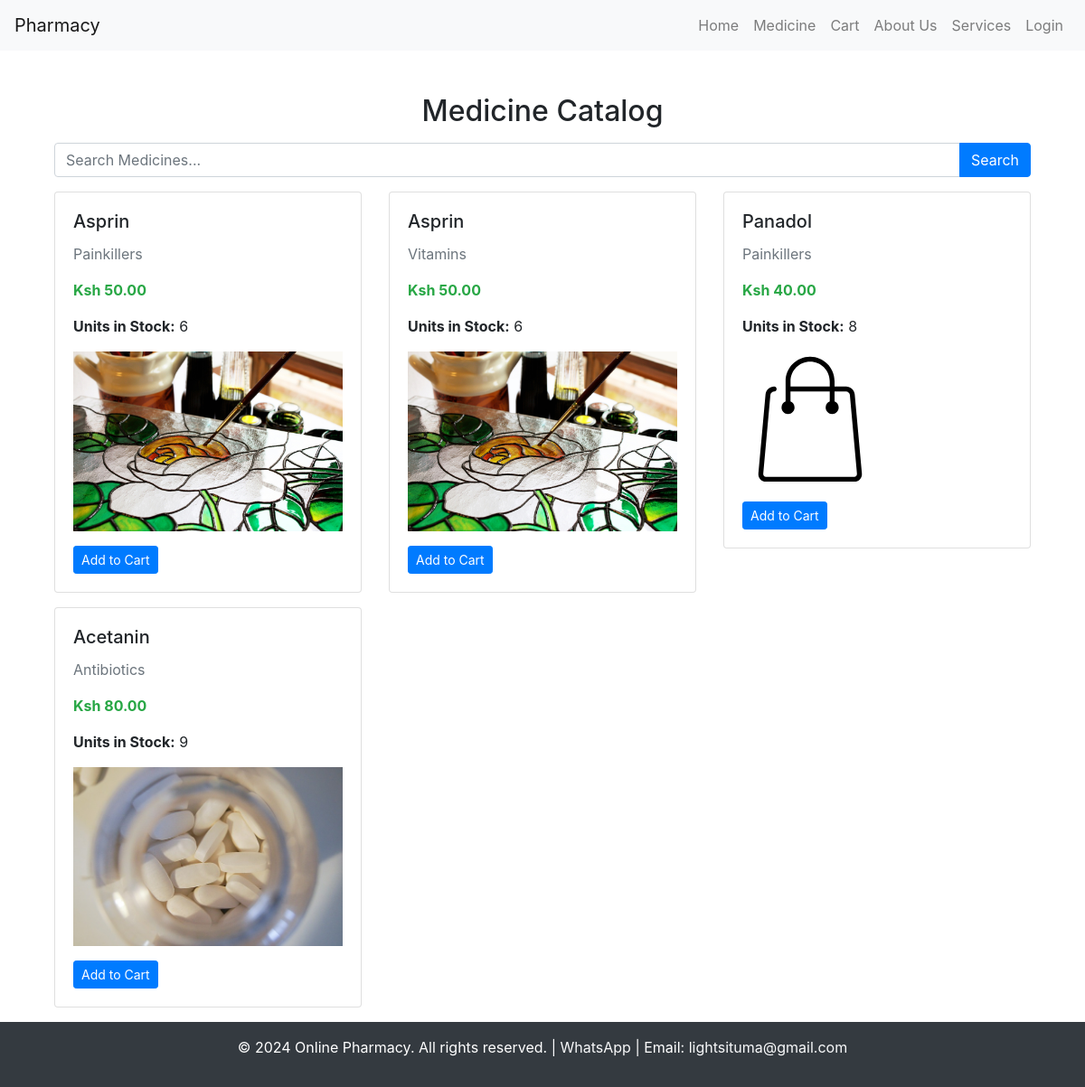
The page /medicines/ on the database as committed earlier.
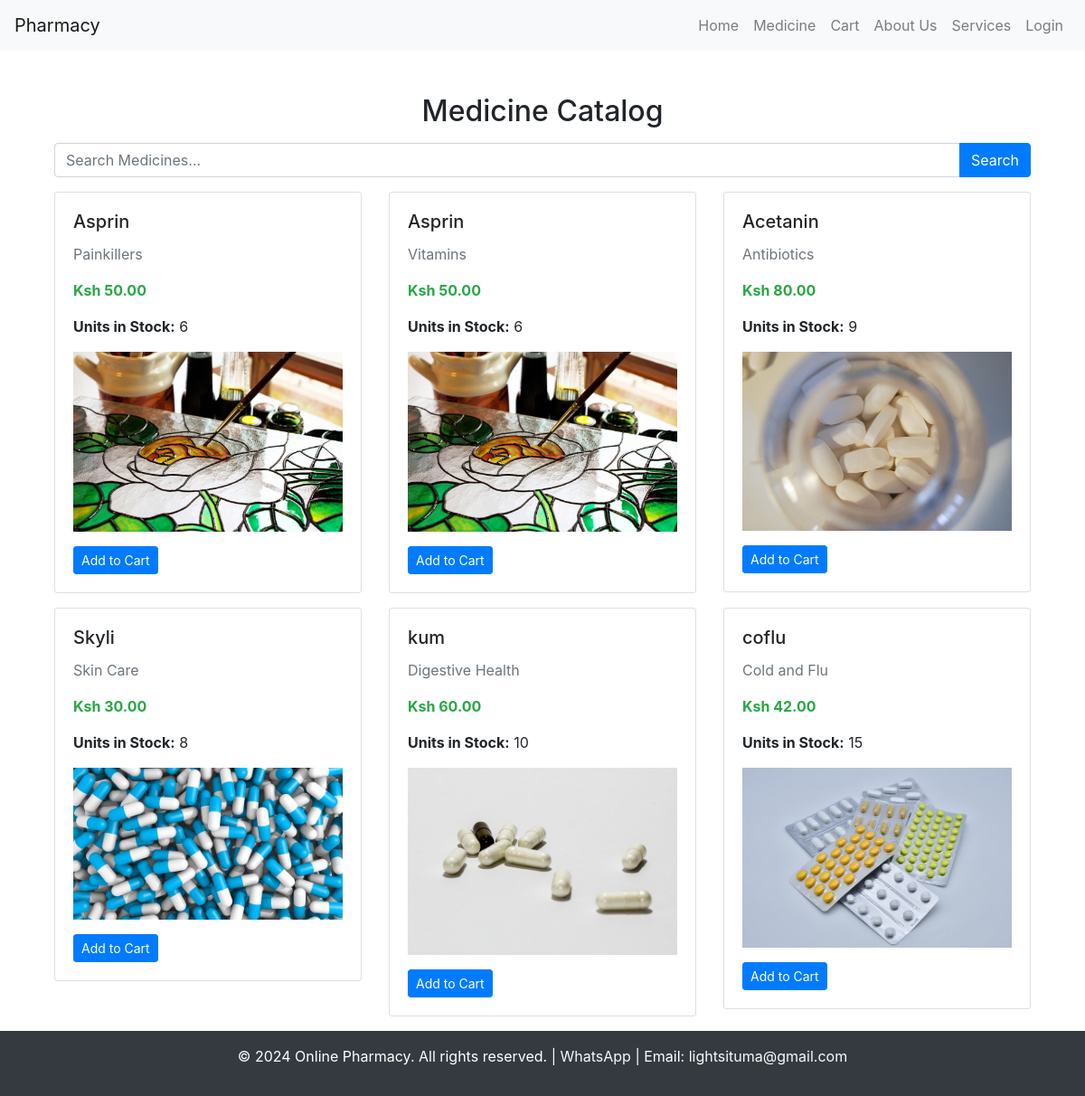
The same page on the database as committed later.
### pharmacy_app/models.py (models this page shows, shortened)
class Medicine(models.Model):
    name = models.CharField(max_length=100)
    category = models.CharField(max_length=50)
    price = models.DecimalField(max_digits=10, decimal_places=2)
    stock = models.PositiveIntegerField()
    description = models.TextField()
    image = models.ImageField(upload_to='medicine_images/', blank=True, null=True)

### pharmacy_app/views.py (the view)
# urls.py: path('medicines/', views.medicine_list, name='medicine_list'),
def medicine_list(request):
    medicines = Medicine.objects.all()
    query = request.GET.get('query')
    category = request.GET.get('category')
    if query:
        medicines = medicines.filter(name__icontains=query)
    if category:
        medicines = medicines.filter(category__iexact=category)
    return render(request, 'medicine_list.html', {'medicines': medicines})

### pharmacy_app/templates/medicine_list.html (shortened to what this page needs)
{% extends "base.html" %}
{% load static %}
{% block content %}
<div class="container mt-4">
  <h2 class="text-center">Medicine Catalog</h2>
  <form method="GET" action="{% url 'medicine_list' %}" class="my-3">
    <div class="input-group">
      <input type="text" class="form-control" placeholder="Search Medicines..." name="search">
      <div class="input-group-append">
        <button class="btn btn-primary" type="submit">Search</button>
      </div>
    </div>
  </form>
  <div class="row">
    {% for medicine in medicines %}
    <div class="col-md-4 mb-3">
      <div class="card">
        <div class="card-body">
          <h5 class="card-title">{{ medicine.name }}</h5>
          <p class="card-text text-muted">{{ medicine.category }}</p>
          <p class="text-success"><strong>Ksh {{ medicine.price }}</strong></p>
          <p><strong>Units in Stock:</strong> {{ medicine.stock }}</p>
          {% if medicine.image %}
            <img src="{{ medicine.image.url }}" alt="{{ medicine.name }}" class="img-fluid mb-3">
          {% else %}
            <img src="{% static 'images/img.png' %}" alt="No image" class="img-fluid mb-3">
          {% endif %}
          <div class="d-flex justify-content-between">
            {% if request.user.is_staff %}
            <a href="{% url 'medicine_update' medicine.pk %}" class="btn btn-warning btn-sm">Edit</a>
            <a href="{% url 'medicine_delete' medicine.pk %}" class="btn btn-danger btn-sm">Delete</a>
            {% elif medicine.stock > 0 %}
            <a href="{% url 'add_to_cart' medicine.pk %}" class="btn btn-primary btn-sm">Add to Cart</a>
            {% else %}
            <button class="btn btn-secondary btn-sm" disabled>Out of Stock</button>
            {% endif %}
          </div>
        </div>
      </div>
    </div>
    {% endfor %}
  </div>
</div>
{% endblock %}

### pharmacy_app/templates/base.html (shortened to what this page needs)
<!DOCTYPE html>
<html lang="en">
<head>
    {% load static %}
    <link rel="stylesheet" href="https://stackpath.bootstrapcdn.com/bootstrap/4.5.2/css/bootstrap.min.css">
</head>
<body>
    <nav class="navbar navbar-expand-lg navbar-light bg-light">
    <a class="navbar-brand" href="{% url 'home' %}">Pharmacy</a>
    <div class="collapse navbar-collapse">
        <ul class="navbar-nav ml-auto">
            <li class="nav-item"><a class="nav-link" href="{% url 'home' %}">Home</a></li>
            <li class="nav-item"><a class="nav-link" href="{% url 'medicine_list' %}">Medicine</a></li>
            <li class="nav-item"><a class="nav-link" href="{% url 'cart' %}">Cart</a></li>
            <li class="nav-item"><a class="nav-link" href="{% url 'about_us' %}">About Us</a></li>
            <li class="nav-item"><a class="nav-link" href="{% url 'services' %}">Services</a></li>
            {% if user.is_authenticated %}
            <li class="nav-item dropdown">
                <a class="nav-link dropdown-toggle" href="#" id="navbarDropdown" role="button" data-toggle="dropdown" aria-haspopup="true" aria-expanded="false">
                    <img src="{% if user.profile.image %}{{ user.profile.image.url }}{% else %}{% static 'images/img_1.png' %}{% endif %}"
                        class="rounded-circle" width="30" height="30" alt="Profile">
        {{ user.first_name|default:user.username }}
    </a>
    <div class="dropdown-menu dropdown-menu-right" aria-labelledby="navbarDropdown">
        <a class="dropdown-item" href="{% url 'view_profile' %}">View Profile</a>
        <a class="dropdown-item" href="{% url 'edit_profile' %}">Edit Profile</a>
        <div class="dropdown-divider"></div>
        <form method="post" action="{% url 'logout' %}">
            {% csrf_token %}
            <button type="submit" class="dropdown-item">Logout</button>
        </form>
    </div>
</li>
{% else %}
<li class="nav-item"><a class="nav-link" href="{% url 'login' %}">Login</a></li>
{% endif %}
        </ul>
    </div>
</nav>
    <div class="container content mt-4">
        {% block content %}{% endblock %}
    </div>
    <footer class="bg-dark text-white text-center py-3">
        <p>&copy; 2024 Online Pharmacy. All rights reserved. | <a href="https://wa.me/254798093549" class="text-light">WhatsApp</a> | Email: <a href="mailto:lightsituma@gmail.com" class="text-light">lightsituma@gmail.com</a></p>
    </footer>
</body>
</html>

### pharmacy_app/templates/base.html (style rules this page uses)
body { display: flex; flex-direction: column; min-height: 100vh; }
.content { flex: 1; }
footer { background-color: #343a40; color: white; text-align: center; padding: 10px 0; position: relative; bottom: 0; width: 100%; }

Rows that differ between the two databases and show on the page:
removed Medicine: name "Panadol", category "Painkillers", price "40.00", stock "8", shows "Add to Cart"
added Medicine: name "Skyli", category "Skin Care", price "30.00", stock "8", image (picture), shows "Add to Cart"
added Medicine: name "kum", category "Digestive Health", price "60.00", stock "10", image (picture), shows "Add to Cart"
added Medicine: name "coflu", category "Cold and Flu", price "42.00", stock "15", image (picture), shows "Add to Cart"
